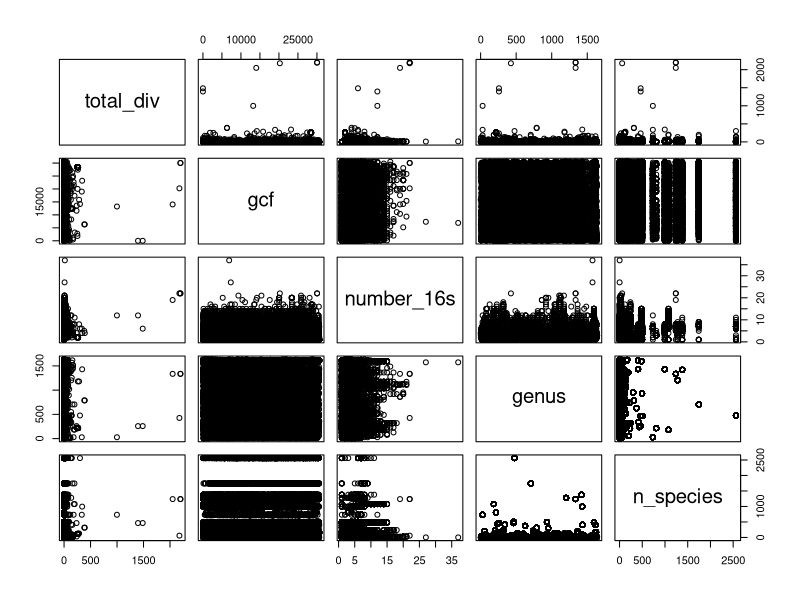
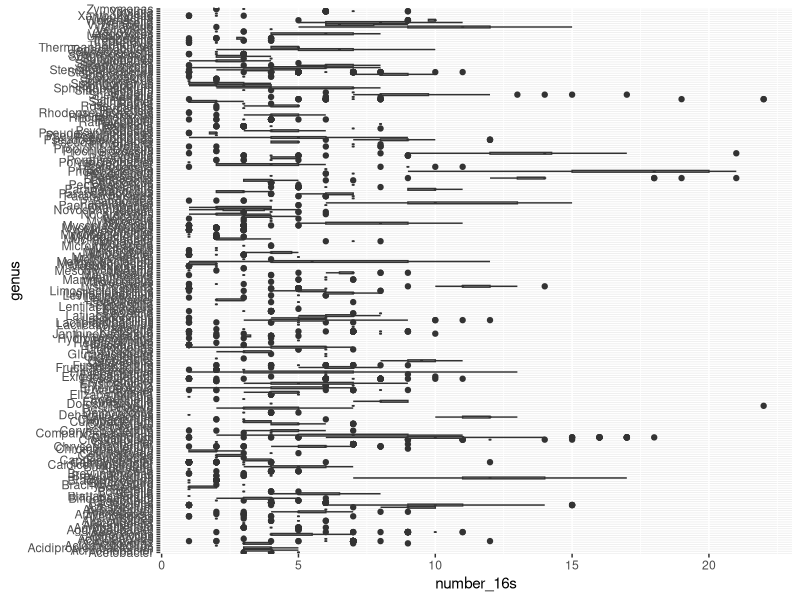
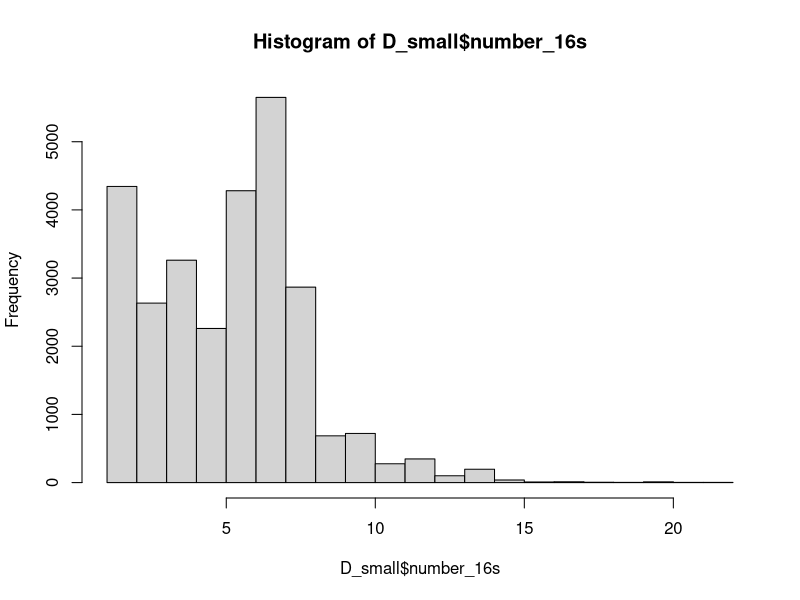
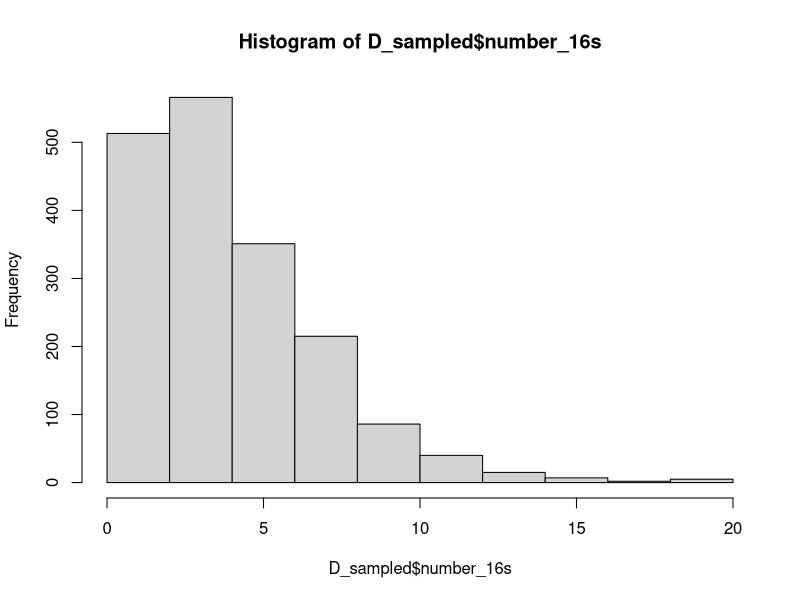
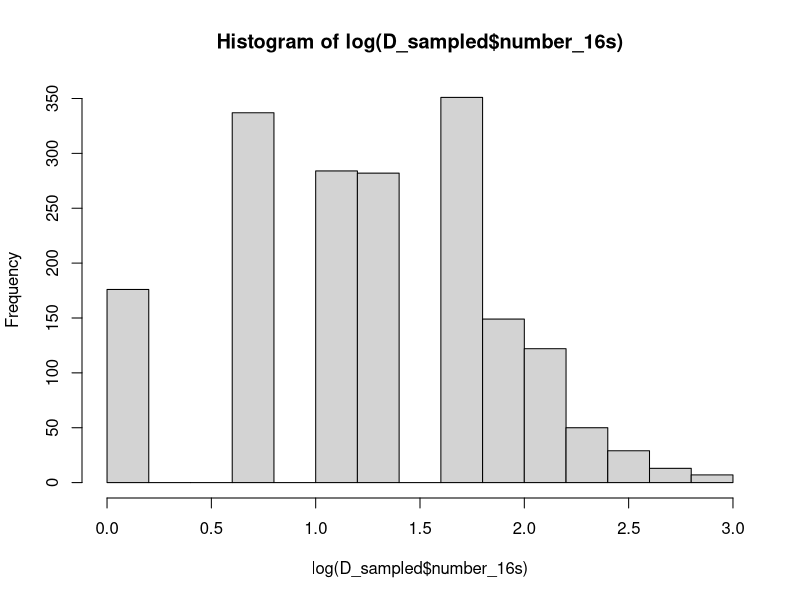
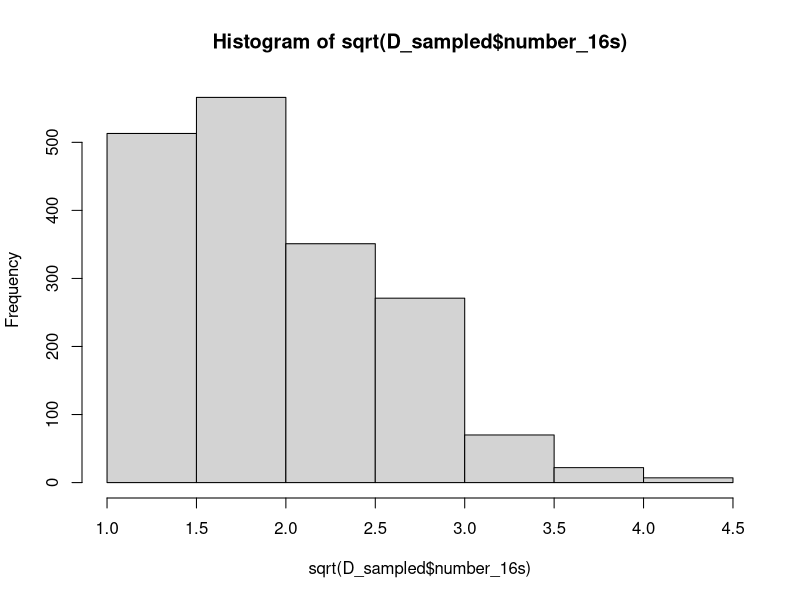
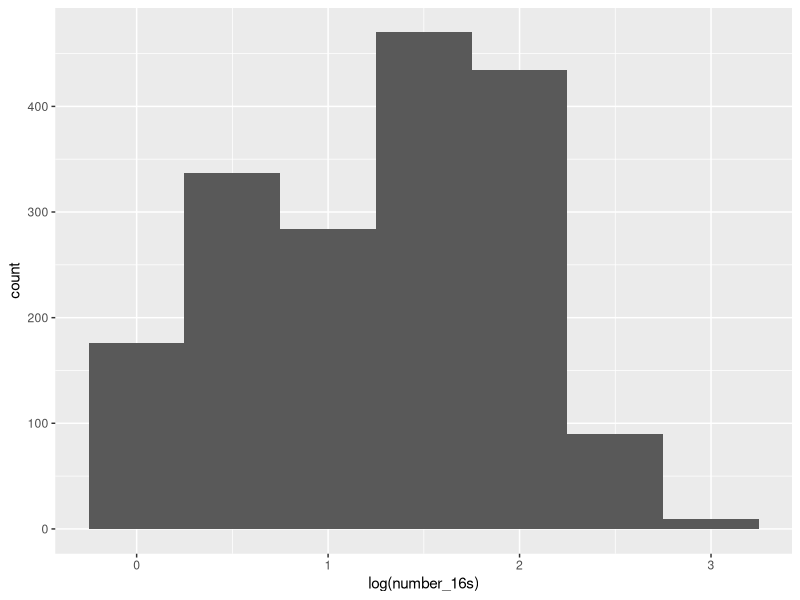
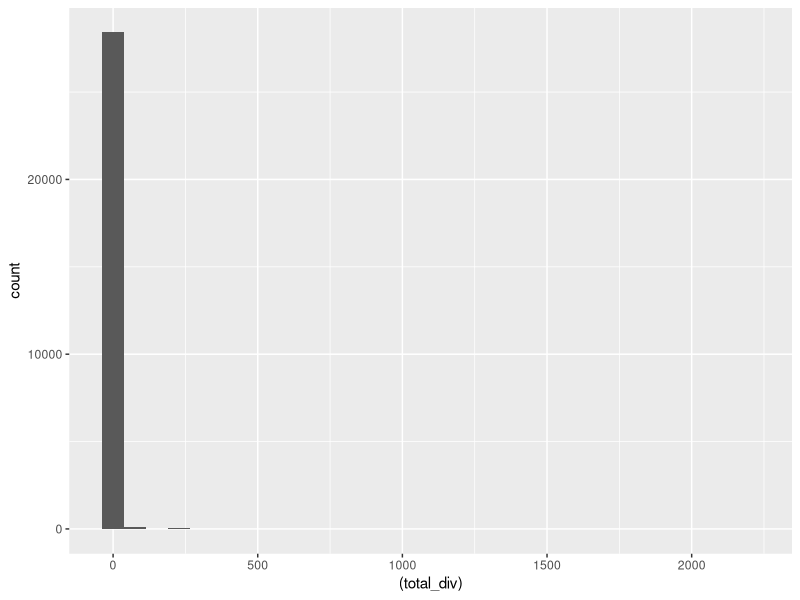

Generate these figures, in order, with R:
#library(ggplot2)
#library(dplyr)
library(tidyverse)

D = read.table("./gcf_n16s_genus.csv", header = TRUE, sep = ",")

plot(D)
D_small = filter(D, n_species > 10)
#D_small = filter(D_small, row_number() < 50)

ggplot(D_small, aes(x=genus, y=number_16s)) +
    geom_boxplot() +
    coord_flip()

# Hard to estimate dist, since some genus have
# been sequenced alot more than others
hist(D_small$number_16s)

### Husk de er discrete data
# Ways to solve this
# 1) random pick out 5 for each or something
# 2) Use some sort of real life distribution ??

#1) 
## Random pick out 5 for each genus
Dbygenus = filter(D, n_species > 5)
Dbygenus = group_by(Dbygenus, genus)
D_sampled = slice_sample(Dbygenus, n=5, replace=T)
hist(D_sampled$number_16s)
# Here it looks a lot better
# Can you log transform discrete?
hist(log(D_sampled$number_16s))
hist(sqrt(D_sampled$number_16s))

ggplot(D_sampled, aes(x=log(number_16s))) +
    geom_histogram(binwidth=0.5)


## Looking at the var as the total_div
D_small = filter(D, n_species > 5) 
summary(D_small)
# all values are very small
ggplot(D_small, aes(x=(total_div))) +
    geom_histogram()

# Log transform
ggplot(D_small, aes(x=log(total_div))) +
    geom_histogram()
# Is removing 0 
# Looks ok but needs more work

# Trying with the same sample tecnique as before
ggplot(D_sampled, aes(x=log(total_div))) +
    geom_histogram(bins=30)
# Looks okish, looks like two different distributions

# Look more into this
ggplot(D_sampled, aes(x=(number_16s), y=(total_div))) +
    geom_point()


# Adding the log transformed for now and
# plotting
D = mutate(D,
    log_n16 = log(number_16s), 
    log_div = log(total_div)
    )
plot(D)


